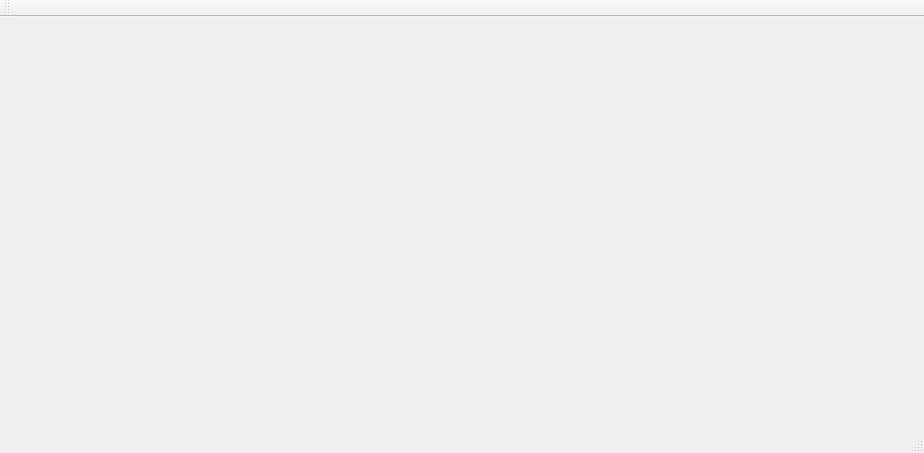
<?xml version="1.0" encoding="UTF-8"?>
<ui version="4.0">
 <class>BankSystemClass</class>
 <widget class="QMainWindow" name="BankSystemClass">
  <property name="geometry">
   <rect>
    <x>0</x>
    <y>0</y>
    <width>924</width>
    <height>453</height>
   </rect>
  </property>
  <property name="windowTitle">
   <string>BankSystem</string>
  </property>
  <widget class="QWidget" name="centralWidget"/>
  <widget class="QToolBar" name="mainToolBar">
   <attribute name="toolBarArea">
    <enum>TopToolBarArea</enum>
   </attribute>
   <attribute name="toolBarBreak">
    <bool>false</bool>
   </attribute>
  </widget>
  <widget class="QStatusBar" name="statusBar"/>
 </widget>
 <layoutdefault spacing="6" margin="11"/>
 <resources>
  <include location="BankSystem.qrc"/>
 </resources>
 <connections/>
</ui>
